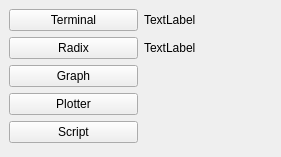
<?xml version="1.0" encoding="UTF-8"?>
<ui version="4.0">
 <class>win_plot</class>
 <widget class="QMainWindow" name="win_plot">
  <property name="geometry">
   <rect>
    <x>0</x>
    <y>0</y>
    <width>281</width>
    <height>157</height>
   </rect>
  </property>
  <property name="windowTitle">
   <string>MainWindow</string>
  </property>
  <widget class="QWidget" name="Menu">
   <layout class="QGridLayout" name="gridLayout">
    <item row="1" column="0">
     <widget class="QPushButton" name="btnRadi">
      <property name="text">
       <string>Radix</string>
      </property>
     </widget>
    </item>
    <item row="0" column="0">
     <widget class="QPushButton" name="btnTerm">
      <property name="text">
       <string>Terminal</string>
      </property>
     </widget>
    </item>
    <item row="2" column="0">
     <widget class="QPushButton" name="btnGrap">
      <property name="text">
       <string>Graph</string>
      </property>
     </widget>
    </item>
    <item row="3" column="0">
     <widget class="QPushButton" name="btnPlot">
      <property name="text">
       <string>Plotter</string>
      </property>
     </widget>
    </item>
    <item row="4" column="0">
     <widget class="QPushButton" name="btnScri">
      <property name="text">
       <string>Script</string>
      </property>
     </widget>
    </item>
    <item row="0" column="1">
     <widget class="QLabel" name="labelCom">
      <property name="text">
       <string>TextLabel</string>
      </property>
     </widget>
    </item>
    <item row="1" column="1">
     <widget class="QLabel" name="labelBaud">
      <property name="text">
       <string>TextLabel</string>
      </property>
     </widget>
    </item>
   </layout>
  </widget>
 </widget>
 <resources/>
 <connections/>
</ui>
